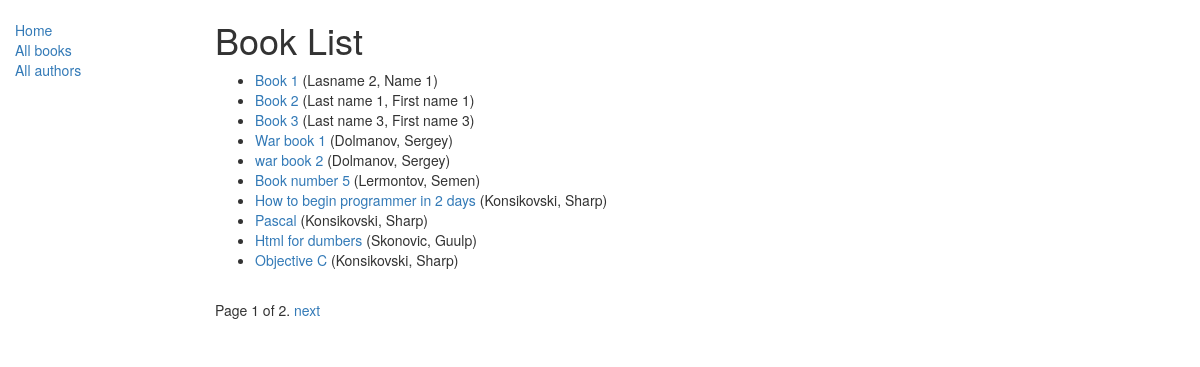
/catalog/books/, run on the app's committed database.
### catalog/models.py (models this page shows, shortened)
class Book(models.Model):
    title = models.CharField(max_length=200)
    author = models.ForeignKey('Author', on_delete=models.SET_NULL, null=True)
    summary = models.TextField(max_length=1000, help_text="Enter a brief description of the book")
    isbn = models.CharField('ISBN', max_length=13,
                            help_text='13 Character <a href="https://www.isbn-international.org/content/what-isbn">ISBN number</a>')
    genre = models.ManyToManyField(Genre, help_text="Select a genre for this book")
    language = models.ForeignKey('Language', on_delete=models.SET_NULL, null=True)
    def get_absolute_url(self):
        return reverse('book-detail', args=[str(self.id)])
    def display_genre(self):
        """
          Creates a string for the Genre. This is required to display genre in Admin.
        """
        return ', '.join([genre.name for genre in self.genre.all()[:3]])
    display_genre.short_description = 'Genre'

class Author(models.Model):
    first_name = models.CharField(max_length=100)
    last_name = models.CharField(max_length=100)
    date_of_birth = models.DateField(null=True, blank=True)
    date_of_death = models.DateField('Died', null=True, blank=True)
    def __str__(self):
        return '%s, %s' % (self.last_name, self.first_name)

### catalog/views.py (the view)
# urls.py: path('books/',views.BookListView.as_view(), name='books'),
class BookListView(generic.ListView):
    model = Book
    paginate_by = 10

### catalog/templates/catalog/book_list.html
{% extends "base_generic.html" %}
{% block content %}
    <h1>Book List</h1>
    {% if book_list %}
    <ul>
      {% for book in book_list %}
      <li>
        <a href="{{ book.get_absolute_url }}">{{ book.title }}</a> ({{book.author}})
      </li>
      {% endfor %}
    </ul>
    {% else %}
      <p>There are no books in the library.</p>
    {% endif %}
{% endblock %}

### data on the page
Book: title "Book 1", author "Lasname 2, Name 1"
Book: title "Book 2", author "Last name 1, First name 1"
Book: title "Book 3", author "Last name 3, First name 3"
Book: title "War book 1", author "Dolmanov, Sergey"
Book: title "war book 2", author "Dolmanov, Sergey"
Book: title "Book number 5", author "Lermontov, Semen"
Book: title "How to begin programmer in 2 days", author "Konsikovski, Sharp"
Book: title "Pascal", author "Konsikovski, Sharp"
Book: title "Html for dumbers", author "Skonovic, Guulp"
Book: title "Objective C", author "Konsikovski, Sharp"

### other printed values
{{ page_obj.number }} "1"
{{ page_obj.paginator.num_pages }} "2"
